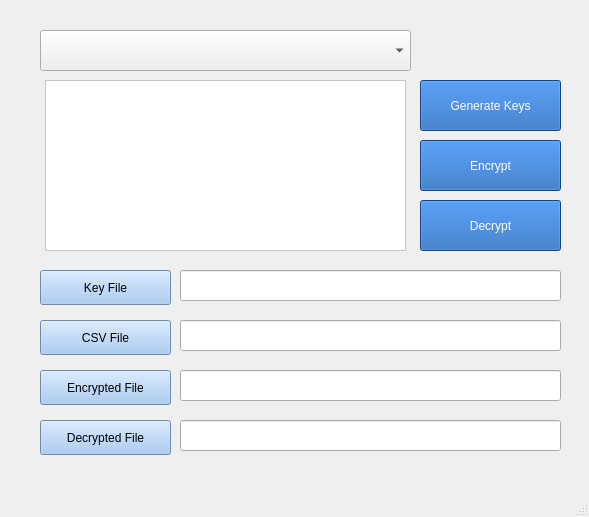
<?xml version="1.0" encoding="UTF-8"?>
<ui version="4.0">
 <class>MainWindow</class>
 <widget class="QMainWindow" name="MainWindow">
  <property name="geometry">
   <rect>
    <x>0</x>
    <y>0</y>
    <width>589</width>
    <height>517</height>
   </rect>
  </property>
  <property name="windowTitle">
   <string>MainWindow</string>
  </property>
  <widget class="QWidget" name="centralwidget">
   <widget class="QComboBox" name="comboBox_table">
    <property name="geometry">
     <rect>
      <x>40</x>
      <y>30</y>
      <width>371</width>
      <height>41</height>
     </rect>
    </property>
   </widget>
   <widget class="QScrollArea" name="scrollArea">
    <property name="geometry">
     <rect>
      <x>45</x>
      <y>80</y>
      <width>361</width>
      <height>171</height>
     </rect>
    </property>
    <property name="styleSheet">
     <string notr="true">background-color: rgb(255, 255, 255);</string>
    </property>
    <property name="widgetResizable">
     <bool>true</bool>
    </property>
    <widget class="QWidget" name="scrollAreaWidgetContents">
     <property name="geometry">
      <rect>
       <x>0</x>
       <y>0</y>
       <width>359</width>
       <height>169</height>
      </rect>
     </property>
     <layout class="QVBoxLayout" name="verticalLayout_scrollArea"/>
    </widget>
   </widget>
   <widget class="QPushButton" name="pushButton_generate_keys">
    <property name="geometry">
     <rect>
      <x>420</x>
      <y>80</y>
      <width>141</width>
      <height>51</height>
     </rect>
    </property>
    <property name="styleSheet">
     <string notr="true">color: rgb(255, 255, 255);
background-color: rgb(26, 95, 180);</string>
    </property>
    <property name="text">
     <string>Generate Keys</string>
    </property>
   </widget>
   <widget class="QPushButton" name="pushButton_encrypt">
    <property name="geometry">
     <rect>
      <x>420</x>
      <y>140</y>
      <width>141</width>
      <height>51</height>
     </rect>
    </property>
    <property name="styleSheet">
     <string notr="true">color: rgb(255, 255, 255);
background-color: rgb(26, 95, 180);</string>
    </property>
    <property name="text">
     <string>Encrypt</string>
    </property>
   </widget>
   <widget class="QPushButton" name="pushButton_decrypt">
    <property name="geometry">
     <rect>
      <x>420</x>
      <y>200</y>
      <width>141</width>
      <height>51</height>
     </rect>
    </property>
    <property name="styleSheet">
     <string notr="true">color: rgb(255, 255, 255);
background-color: rgb(26, 95, 180);</string>
    </property>
    <property name="text">
     <string>Decrypt</string>
    </property>
   </widget>
   <widget class="QPushButton" name="pushButton_plaintextfile">
    <property name="geometry">
     <rect>
      <x>40</x>
      <y>320</y>
      <width>131</width>
      <height>35</height>
     </rect>
    </property>
    <property name="styleSheet">
     <string notr="true">background-color: rgb(153, 193, 241);</string>
    </property>
    <property name="text">
     <string>CSV File</string>
    </property>
   </widget>
   <widget class="QPushButton" name="pushButton_keyfile">
    <property name="geometry">
     <rect>
      <x>40</x>
      <y>270</y>
      <width>131</width>
      <height>35</height>
     </rect>
    </property>
    <property name="styleSheet">
     <string notr="true">background-color: rgb(153, 193, 241);</string>
    </property>
    <property name="text">
     <string>Key File</string>
    </property>
   </widget>
   <widget class="QPushButton" name="pushButton_encryptedfile">
    <property name="geometry">
     <rect>
      <x>40</x>
      <y>370</y>
      <width>131</width>
      <height>35</height>
     </rect>
    </property>
    <property name="styleSheet">
     <string notr="true">background-color: rgb(153, 193, 241);</string>
    </property>
    <property name="text">
     <string>Encrypted File</string>
    </property>
   </widget>
   <widget class="QPushButton" name="pushButton_decryptedfile">
    <property name="geometry">
     <rect>
      <x>40</x>
      <y>420</y>
      <width>131</width>
      <height>35</height>
     </rect>
    </property>
    <property name="styleSheet">
     <string notr="true">background-color: rgb(153, 193, 241);</string>
    </property>
    <property name="text">
     <string>Decrypted File</string>
    </property>
   </widget>
   <widget class="QLineEdit" name="lineEdit_keyfile">
    <property name="geometry">
     <rect>
      <x>180</x>
      <y>270</y>
      <width>381</width>
      <height>31</height>
     </rect>
    </property>
   </widget>
   <widget class="QLineEdit" name="lineEdit_decryptedfile">
    <property name="geometry">
     <rect>
      <x>180</x>
      <y>420</y>
      <width>381</width>
      <height>31</height>
     </rect>
    </property>
   </widget>
   <widget class="QLineEdit" name="lineEdit_encryptedfile">
    <property name="geometry">
     <rect>
      <x>180</x>
      <y>370</y>
      <width>381</width>
      <height>31</height>
     </rect>
    </property>
   </widget>
   <widget class="QLineEdit" name="lineEdit_plaintextfile">
    <property name="geometry">
     <rect>
      <x>180</x>
      <y>320</y>
      <width>381</width>
      <height>31</height>
     </rect>
    </property>
   </widget>
  </widget>
  <widget class="QMenuBar" name="menubar">
   <property name="geometry">
    <rect>
     <x>0</x>
     <y>0</y>
     <width>589</width>
     <height>22</height>
    </rect>
   </property>
  </widget>
  <widget class="QStatusBar" name="statusbar"/>
 </widget>
 <resources/>
 <connections/>
</ui>
